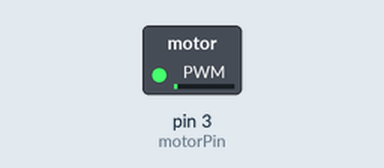
This sketch was run on a simulated Arduino Uno, built with avr-gcc and run on an emulated ATmega328P. Parts: switched loads named in the sketch (green lamp = pin HIGH).

Above: at 0.05 s.
At 1.15 s:
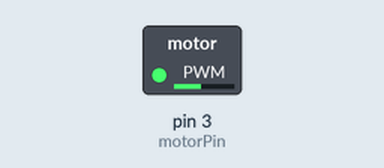
At 2.3 s:
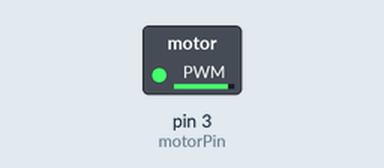
At 4.55 s:
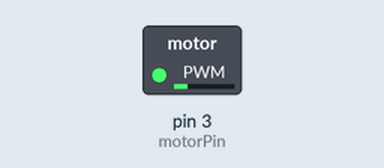
Timing chart, 0 to 6.6 s (numbered marks = the images above):
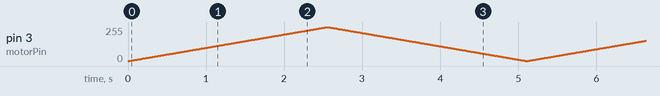

The sketch:

ex0.ino
```cpp
int motorPin = 3;

void setup() {
    pinMode(motorPin, OUTPUT);
}

void loop(){
    for(int i = 0; i < 255; i++){
        analogWrite(motorPin,i);
        delay(10);
    }
    for(int i = 255; i > 0; i--){
        analogWrite(motorPin,i);
        delay(10);
    }
}
```
